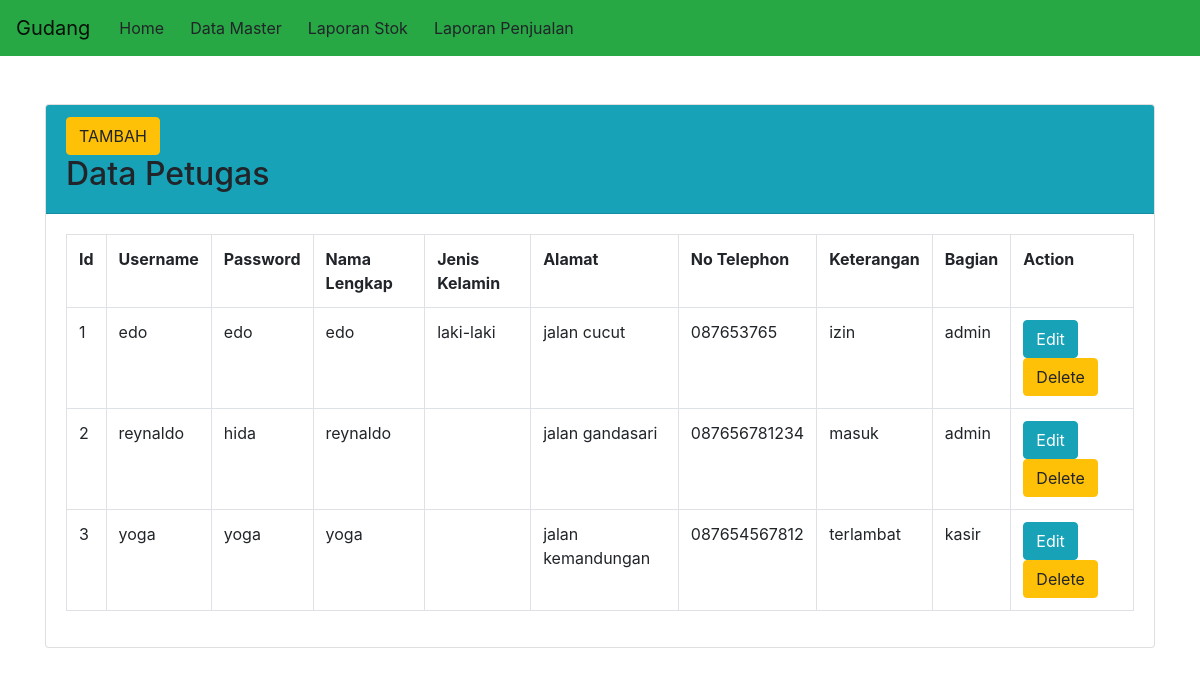
Screenshot of /data_petugas.php with the database file from the repository.
### tables this page shows
CREATE TABLE IF NOT EXISTS `petugas` (
  `kode_user` int(11) NOT NULL,
  `username` varchar(50) NOT NULL,
  `pass` varchar(50) NOT NULL,
  `nama_lengkap` varchar(50) NOT NULL,
  `jenis_kelamin` enum('laki-laki','perempuan') NOT NULL,
  `alamat` varchar(50) NOT NULL,
  `no_telepon` varchar(15) NOT NULL,
  `keterangan` varchar(50) NOT NULL,
  `bagian` varchar(255) NOT NULL
);

### data_petugas.php (the view, shortened to what this page needs)
<?php
require 'prologin.php';
$sql = 'SELECT * FROM petugas';
$statement = $con->prepare($sql);
$statement->execute();
$user = $statement->fetchAll(PDO::FETCH_OBJ);
?>
<?php require 'header.php'; ?>
 <div class="container">
   <div class="card mt-5">
       <div class="card-header bg bg-info">
       <a class="btn btn-warning" href="create_petugas.php">TAMBAH</a>
         <h2>Data Petugas</h2>
       </div>
       <div class="card-body">
          <table class="table table-bordered">
             <tr>
                <th>Id</th>
                <th>Username</th>
                <th>Password</th>
                <th>Nama Lengkap</th>
                <th>Jenis Kelamin</th>
                <th>Alamat</th>
                <th>No Telephon</th>
                <th>Keterangan</th>
                <th>Bagian</th>
                <th>Action</th>
             </tr>
             <?php foreach($user as $sa): ?>
             <tr>
                <td><?= $sa->kode_user; ?></td>
                <td><?= $sa->username; ?></td>
                <td><?= $sa->pass; ?></td>
                <td><?= $sa->nama_lengkap; ?></td>
                <td><?= $sa->jenis_kelamin; ?></td>
                <td><?= $sa->alamat; ?></td>
                <td><?= $sa->no_telepon; ?></td>
                <td><?= $sa->keterangan; ?></td>
                <td><?= $sa->bagian; ?></td>
     </div>
                <td>
                  <a href="edit_petugas.php?kode_user=<?= $sa->kode_user ?>" class="btn btn-info">Edit</a>
                  <a onclick="return confirm('Apakah Kamu mau menghapusnya')"href="delete_petugas.php?kode_user=<?= $sa->kode_user ?>" class="btn btn-warning">Delete</a>
                </td>
             <?php endforeach; ?>
<?php require 'footer.php'; ?>

### rows the page displays
petugas: kode_user "1", username "edo", pass "edo", nama_lengkap "edo", jenis_kelamin "laki-laki", alamat "jalan cucut", no_telepon "087653765", keterangan "izin", bagian "admin"
petugas: kode_user "2", username "reynaldo", pass "hida", nama_lengkap "reynaldo", alamat "jalan gandasari", no_telepon "087656781234", keterangan "masuk", bagian "admin"
petugas: kode_user "3", username "yoga", pass "yoga", nama_lengkap "yoga", alamat "jalan kemandungan", no_telepon "087654567812", keterangan "terlambat", bagian "kasir"
